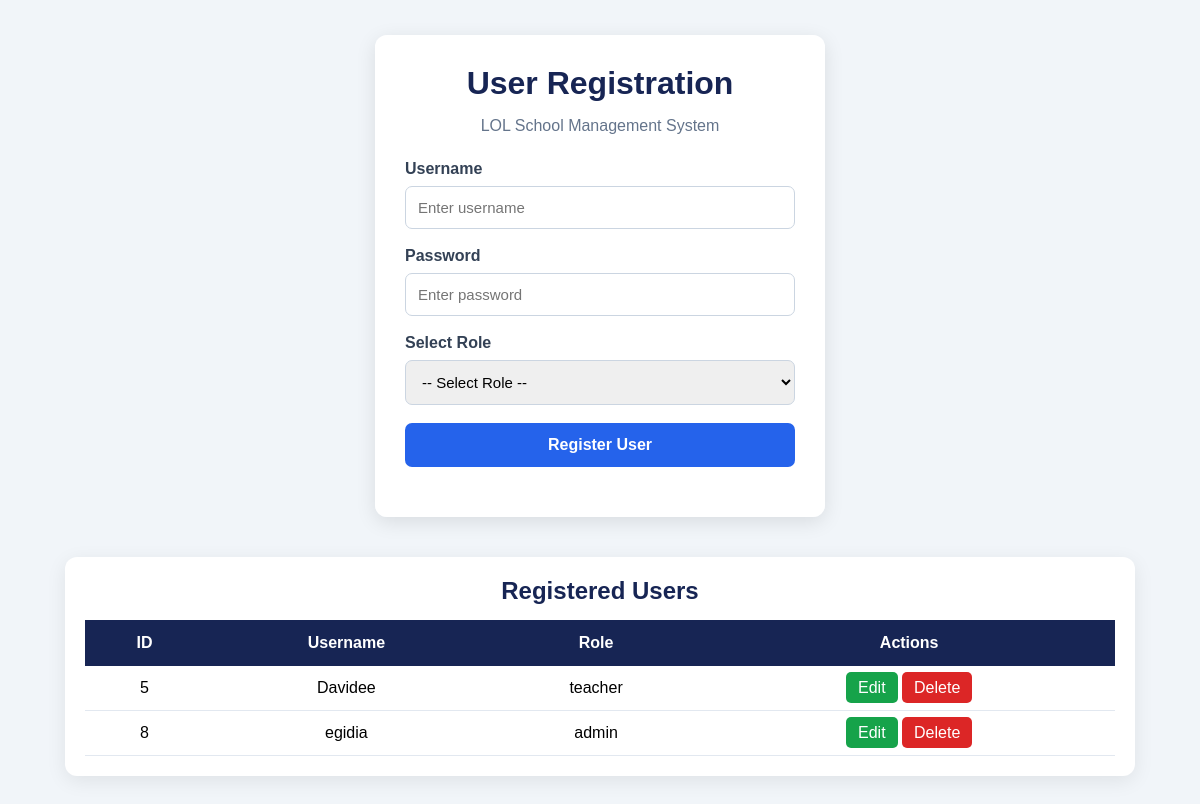
The page /users.php on the database its author committed.
### tables this page shows
CREATE TABLE `users` (
  `user_id` int(10) NOT NULL,
  `user_name` varchar(30) NOT NULL,
  `password` varchar(8) NOT NULL,
  `role` varchar(50) NOT NULL
);

### users.php (the view, shortened to what this page needs)
<?php
$conn = mysqli_connect("localhost", "root", "", "lol_sms");
$editUser = null;
$result = mysqli_query($conn, "SELECT * FROM users ORDER BY user_id ASC");
?>
<!DOCTYPE html>
<html lang="en">
<head>
</head>
<body>
<div class="container">
<fieldset>
<h1>User Registration</h1>
<p class="subtitle">LOL School Management System</p>
<form method="POST" action="">
    <label>Username</label>
    <input type="text" name="username"
    placeholder="Enter username"
    required>
    <label>Password</label>
    <input type="password" name="password"
    placeholder="<?= $editUser ? 'Leave blank to keep old password' : 'Enter password' ?>"
    <?= $editUser ? '' : 'required' ?>>
    <label>Select Role</label>
    <select name="role" required>
        <option value="">-- Select Role --</option>
    </select>
    <?php if ($editUser): ?>
        <input type="hidden" name="user_id"
        value="<?= $editUser['user_id'] ?>">
        <button type="submit" name="update">
            Update User
        </button>
        <br><br>
        <a href="users.php">Cancel Edit</a>
    <?php else: ?>
        <button type="submit" name="save">
            Register User
        </button>
    <?php endif; ?>
</form>
</fieldset>
<div class="table-container">
<h2>Registered Users</h2>
<table>
<thead>
<tr>
    <th>ID</th>
    <th>Username</th>
    <th>Role</th>
    <th>Actions</th>
</tr>
</thead>
<tbody>
<?php if (mysqli_num_rows($result) > 0): ?>
<?php while ($row = mysqli_fetch_assoc($result)): ?>
<tr>
    <td><?= $row['user_id'] ?></td>
    <td>
        <?= htmlspecialchars($row['user_name']) ?>
    </td>
    <td>
        <?= htmlspecialchars($row['role']) ?>
    </td>
    <td>
        <a class="edit"
        href="users.php?edit=<?= $row['user_id'] ?>">
        Edit</a>
        <a class="delete"
        href="users.php?delete=<?= $row['user_id'] ?>"
        onclick="return confirm('Are you sure you want to delete this user?')">
        Delete</a>
    </td>
</tr>
<?php endwhile; ?>
<?php else: ?>
<tr>
    <td colspan="4">No users registered yet.</td>
</tr>
<?php endif; ?>
</tbody>
</table>
</div>
</div>
</body>
</html>

### users.php (style rules this page uses)
* { margin: 0; padding: 0; box-sizing: border-box; font-family: Arial, sans-serif; }
body { background: #f1f5f9; min-height: 100vh; }
.container { padding: 35px 15px; max-width: 1100px; margin: auto; }
fieldset { max-width: 450px; margin: auto; border: none; background: white; padding: 30px; border-radius: 12px; box-shadow: 0 5px 20px rgba(0,0,0,0.1); }
h1, h2 { text-align: center; color: #172554; margin-bottom: 15px; }
.subtitle { text-align: center; color: #64748b; margin-bottom: 25px; }
label { display: block; margin-bottom: 8px; font-weight: bold; color: #334155; }
input, select { width: 100%; padding: 12px; border: 1px solid #cbd5e1; border-radius: 7px; margin-bottom: 18px; font-size: 15px; }
button { width: 100%; padding: 13px; background: #2563eb; color: white; border: none; border-radius: 7px; font-size: 16px; font-weight: bold; cursor: pointer; }
.table-container { margin-top: 40px; background: white; padding: 20px; border-radius: 12px; box-shadow: 0 5px 20px rgba(0,0,0,0.08); overflow-x: auto; }
table { width: 100%; border-collapse: collapse; min-width: 650px; }
th { background: #172554; color: white; padding: 14px; }
td { padding: 13px; text-align: center; border-bottom: 1px solid #e2e8f0; }
.edit { background: #16a34a; color: white; padding: 7px 12px; text-decoration: none; border-radius: 5px; }
.delete { background: #dc2626; color: white; padding: 7px 12px; text-decoration: none; border-radius: 5px; }

### rows shown on the page
users: user_id "5", user_name "Davidee", role "teacher"
users: user_id "8", user_name "egidia", role "admin"
